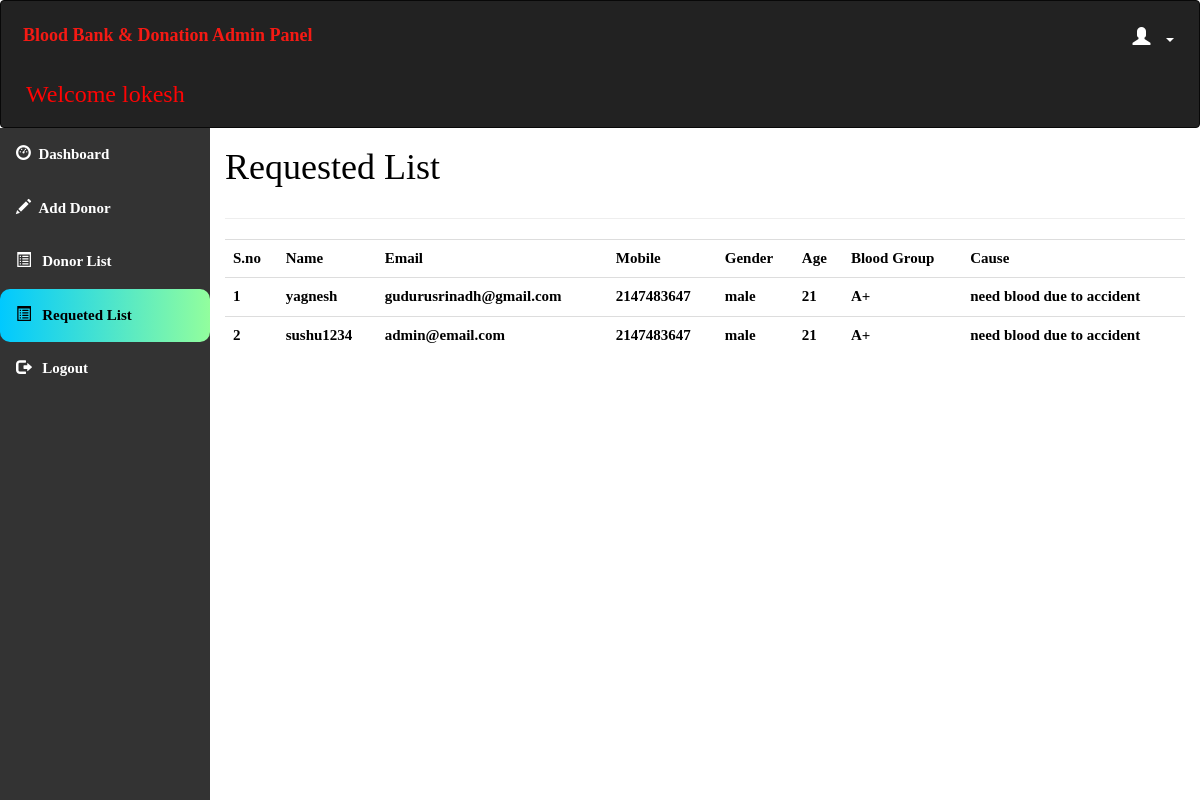
Screenshot of /requested_list.php (signed in) with the database file from the repository.
### tables this page shows
CREATE TABLE `doctor_logins` (
  `name` text NOT NULL,
  `hospital_name` varchar(30) NOT NULL,
  `designation` varchar(30) NOT NULL,
  `email` varchar(30) NOT NULL,
  `mobile_no` int(10) NOT NULL,
  `user_name` varchar(30) NOT NULL,
  `password` varchar(30) NOT NULL
);

CREATE TABLE `requested_list` (
  `name` text NOT NULL,
  `email` varchar(30) NOT NULL,
  `mobile_no` int(10) NOT NULL,
  `gender` varchar(10) NOT NULL,
  `age` int(4) NOT NULL,
  `blood_group` varchar(10) NOT NULL,
  `cause` varchar(50) NOT NULL,
  `approve` text NOT NULL
);

### requested_list.php (the view, shortened to what this page needs)
<?php
include "head.php";
?>
<html>
<head>
  <link rel="stylesheet" href="https://maxcdn.bootstrapcdn.com/bootstrap/3.4.1/css/bootstrap.min.css">
</head>
<body style="color:black">
<?php $active="query";
include "databaseconnection.php";
    $query="SELECT * FROM requested_list";
    $result=$conn->query($query);
if($result->num_rows>0){
  $options=mysqli_fetch_all($result,MYSQLI_ASSOC);
}
?>
<div id="sidebar">
<?php include 'sidebar.php'; ?>
</div>
<div id="content">
  <div class="content-wrapper">
    <div class="container-fluid">
      <div class="row">
        <div class="col-md-12 lg-12 sm-12">
          <h1 class="page-title">Requested List</h1>
        </div>
      </div>
      <hr>
      <table align="center" class="table table-hover">
            <tr>
            <th>S.no</th>
            <th>Name</th>
            <th style="text-align:left;">Email</th>
            <th>Mobile</th>
            <th>Gender</th>
            <th>Age</th>
            <th>Blood Group</th>
            <th>Cause</th>
            </tr>
            <?php
            $sn=1;
            foreach($options as $option)
            {
            ?>
            <tr>
            <td><?PHP echo $sn; ?></td>
            <td><?php echo $option['name']; ?></td>
            <td style="text-align:left;"><?php echo $option['email']; ?></td>
            <td><?php echo $option['mobile_no']; ?></td>
            <td><?php echo $option['gender']; ?></td>
            <td><?php echo $option['age']; ?></td>
            <td><?php echo $option['blood_group']; ?></td>
            <td><?php echo $option['cause']; ?></td>
            </tr>
            <?php $sn++;
            }
            ?>
        </table>
      </div>
      </div>
      </div>
</body>
</html>

### head.php (shortened to what this page needs)
<!DOCTYPE html>
<html>
<head>
  <link rel="stylesheet" href="https://maxcdn.bootstrapcdn.com/bootstrap/3.4.1/css/bootstrap.min.css">
</head>
<body>
    <?php
    $name=$_SESSION['name1'];
    $email=$_SESSION['email1'];
    include "databaseconnection.php";
        $sql="SELECT * FROM doctor_logins WHERE name='$name' AND email='$email'";
        $result=mysqli_query($conn,$sql) or die("query failed.");
        $row=mysqli_fetch_assoc($result);
    ?>
<nav class="navbar navbar-inverse">
  <div class="container-fluid">
    <div class="navbar-header">
      <a class="navbar-brand" id="qq" href="dashboard.php" style="color:#F51A14;">Blood Bank & Donation Admin Panel</a>
      <h3><?php echo "Welcome ".$row['name'];  ?></h3>
    </div>
    <ul class="nav navbar-nav navbar-right">
      <li class="dropdown"><a class="dropdown-toggle" id="qw" data-toggle="dropdown" href="#" style="font-weight:bold;color:white "> <span class="glyphicon glyphicon-user"></span>&nbsp&nbsp
       ?><span class="caret"></span></a>
    </li>
    </ul>
  </div>
</nav>
</body></html>

### head.php (style rules this page uses)
.navbar { background-color: #333333 ; padding: 10px 10px; color:#FF0404 ; }
.navbar a { float: left; color: white; text-align: center; padding: 12px; text-decoration: none; font-size: 18px; line-height: 25px; }
.navbar-brand { font-size: 25px; font-weight: bold; }
.navbar a { float: none; display: block; text-align: left; }
.navbar-right { float: none; }

### requested_list.php (style rules this page uses)
#sidebar { position:relative;margin-top:-20px }
#content { position:relative;margin-left:210px }

### sidebar.php (style rules this page uses)
body { margin: 0; font-family: 'Averia Gruesa Libre';font-size: 15px; color:#F8F9F9; }

### rows the page displays
doctor_logins: name "lokesh"
requested_list: name "yagnesh", email "gudurusrinadh@gmail.com", mobile_no "2147483647", gender "male", age "21", blood_group "A+", cause "need blood due to accident"
requested_list: name "sushu1234", email "admin@email.com", mobile_no "2147483647", gender "male", age "21", blood_group "A+", cause "need blood due to accident"
